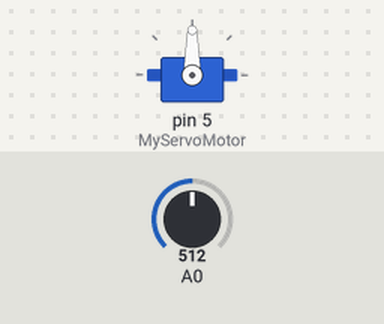
A sketch run on a simulated Arduino Uno, built with avr-gcc and run on an emulated ATmega328P. Parts: servo. Inputs (shaded band) come from the test bench; at power-on: A0 = 512.

Above: at 1.2 s.
1.3 s: A0 set to 716
At 1.8 s:
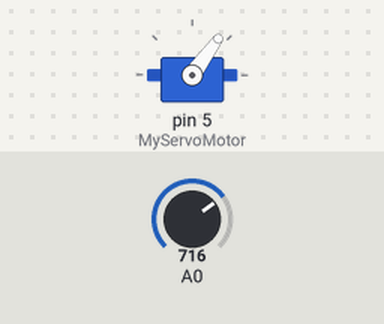
2.8 s: A0 set to 900
At 4.0 s:
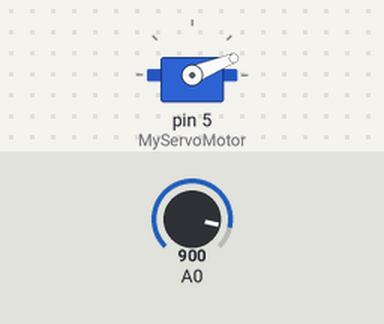
4.3 s: A0 set to 1023
At 5.3 s:
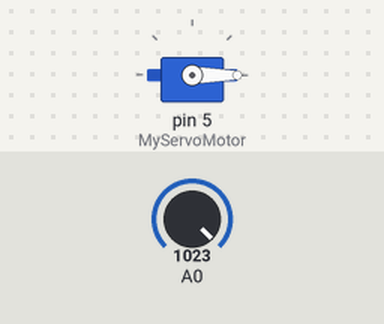
5.8 s: A0 set to 306
At 6.5 s:
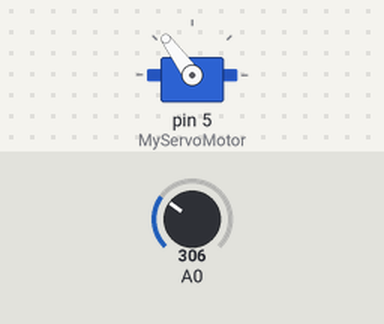
7.3 s: A0 set to 122
At 7.6 s:
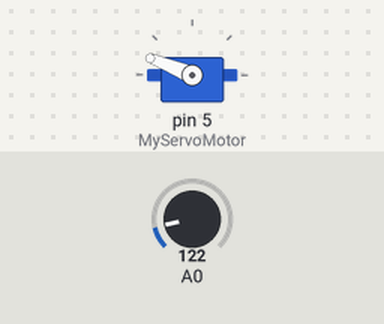
8.8 s: A0 set to 511
At 9.9 s:
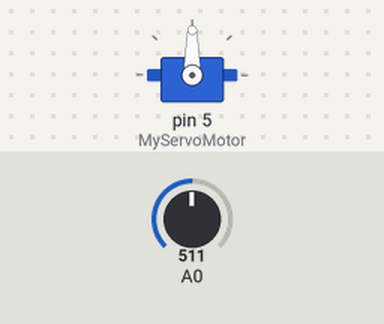
Timing chart, 0 to 11.3 s (numbered marks = the images above; inputs shaded):
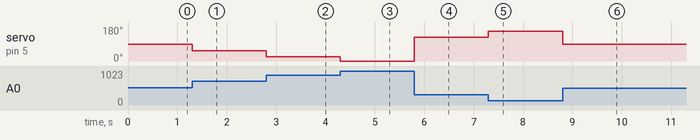

Measured:
- after the input at 1.3 s, servo on pin 5 (MyServoMotor): 90° → 54° at once
- after the input at 2.8 s, servo on pin 5 (MyServoMotor): 54° → 22° at once
- after the input at 4.3 s, servo on pin 5 (MyServoMotor): 22° → 0° at once
- after the input at 5.8 s, servo on pin 5 (MyServoMotor): 0° → 126° at once
- after the input at 7.3 s, servo on pin 5 (MyServoMotor): 126° → 158° at once
- after the input at 8.8 s, servo on pin 5 (MyServoMotor): 158° → 90° at once

The sketch:

L09_Servo_Force.ino
```cpp
#include <Servo.h>

Servo MyServoMotor;

void setup()
{
  MyServoMotor.attach(5);
}

void loop()
{
  int HowMuchForce = analogRead(0);
  int ServoPosition = map(HowMuchForce, 0, 1023, 179, 0);
  MyServoMotor.write(ServoPosition);
}
```
